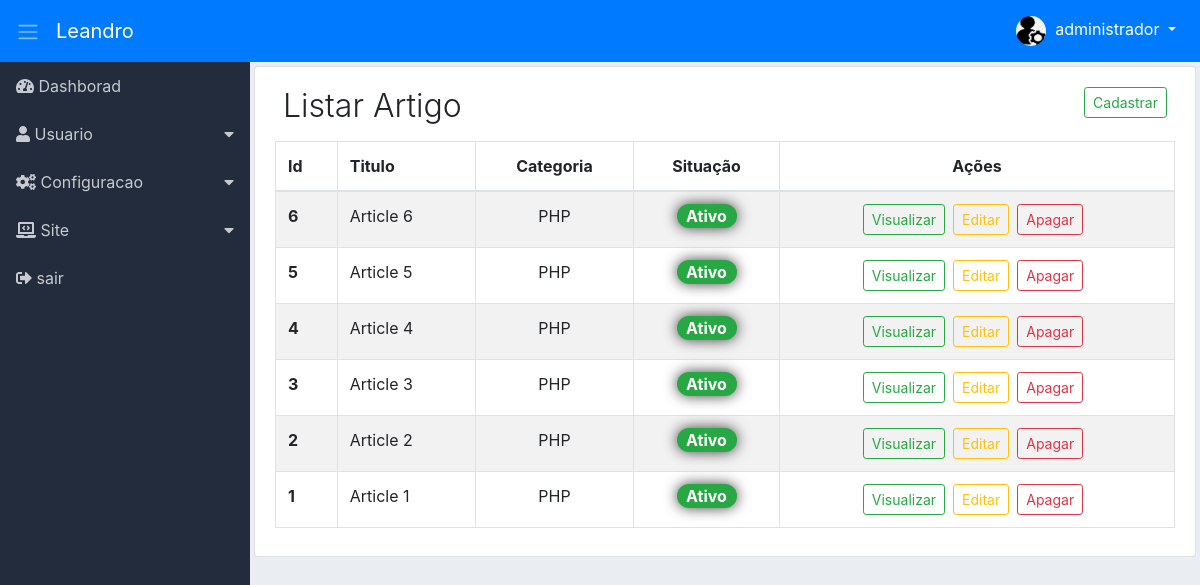
The page /adm/list-article/list-info-article (signed in) on the database its author committed.
### tables this page shows
CREATE TABLE `adms_niveis_acessos_paginas` (
  `id` int(11) NOT NULL,
  `permissao` int(11) NOT NULL,
  `ordem` int(11) NOT NULL,
  `dropdown` int(11) NOT NULL DEFAULT 2,
  `lib_menu` int(11) NOT NULL DEFAULT 2,
  `adms_menu_id` int(11) NOT NULL DEFAULT 4,
  `adms_niveis_acesso_id` int(11) NOT NULL,
  `adms_pagina_id` int(11) NOT NULL,
  `created` datetime NOT NULL,
  `modified` datetime DEFAULT NULL
);

CREATE TABLE `adms_menus` (
  `id` int(11) NOT NULL,
  `nome` varchar(220) NOT NULL,
  `icone` varchar(40) NOT NULL,
  `ordem` int(11) NOT NULL,
  `adms_situacao_id` int(11) NOT NULL,
  `created` datetime NOT NULL,
  `modified` datetime DEFAULT NULL
);

CREATE TABLE `sts_artigos` (
  `id` int(11) NOT NULL,
  `titulo` varchar(220) NOT NULL,
  `descricao` text NOT NULL,
  `conteudo` text NOT NULL,
  `imagem` varchar(220) NOT NULL,
  `slug` varchar(220) NOT NULL,
  `keywords` varchar(220) NOT NULL,
  `description` varchar(220) NOT NULL,
  `author` varchar(50) NOT NULL,
  `resumo_publico` text NOT NULL,
  `qnt_acesso` int(11) NOT NULL DEFAULT 0,
  `sts_robot_id` int(11) NOT NULL,
  `adms_usuario_id` int(11) NOT NULL,
  `adms_sit_id` int(11) NOT NULL,
  `sts_tps_artigo_id` int(11) NOT NULL,
  `sts_cats_artigo_id` int(11) NOT NULL,
  `created` datetime NOT NULL,
  `modified` datetime DEFAULT NULL
);

CREATE TABLE `sts_cats_artigos` (
  `id` int(11) NOT NULL,
  `nome` varchar(220) NOT NULL,
  `sts_situacoe_id` int(11) NOT NULL,
  `created` datetime NOT NULL,
  `modified` datetime DEFAULT NULL
);

CREATE TABLE `adms_situacao` (
  `id` int(11) NOT NULL,
  `nome` varchar(40) NOT NULL,
  `adms_cor_id` int(11) NOT NULL,
  `created` datetime NOT NULL,
  `modified` datetime DEFAULT NULL
);

### adm/module/site/Controllers/ListArticle.php (called while the page is built, shortened)
<?php
class ListArticle
{
    private $dados;
    public function listInfoArticle($pageId = null)
    {
        $this->pageId = (int) $pageId ? $pageId : 1;
        $button = [
            'cadArticle' => [
                'menu_controller' => 'register-new-article',
                'menu_metodo' => 'register-info-article'],
            'viewArticle' => [
                'menu_controller' => 'view-info-article',
                'menu_metodo' => 'detail-info-article'],
            'editArticle' => [
                'menu_controller' => 'edit-article',
                'menu_metodo' => 'edit-info-article'],
            'deleteArticle' => [
                'menu_controller' => 'delete-article',
                'menu_metodo' => 'remove-article'],
            'alterSitArticle' => [
                'menu_controller' => 'modify-sit-article',
                'menu_metodo' => 'alter-sit-article']
        ];
        $listButton = new \Module\administrative\Models\AdmsButton();
        $this->dados['buttonsArticle'] = $listButton->validateButton($button);
        $listMenu = new \Module\administrative\Models\AdmsMenu();
        $this->dados['menu'] = $listMenu->itemMenu();
        $listArticle = new \Module\site\Models\StsListArticle();
        $this->dados['listArticle'] = $listArticle->listArticle($this->pageId);
        $this->dados['pagination'] = $listArticle->getResultPg();
        $loadView = new \Config\ConfigView(
                "site/Views/article/listArticle",
                $this->dados
        );
        $loadView->renderView();
    }
}

### adm/module/administrative/Models/helper/AdmsRead.php (called while the page is built, shortened)
<?php
class AdmsRead extends AdmsConn
{
    private $select;
    private $values;
    private $result;
    private $query;
    function getResult()
    {
        return $this->result;
    }
    public function fullRead($query, $parseString = null)
    {
        $this->select = (string) $query;
        if (!empty($parseString)) {
            parse_str($parseString, $this->values);
        }
        $this->exeInstruction();
    }
    private function exeInstruction()
    {
        $this->conection();
        try {
            $this->getInstruction();
            $this->query->execute();
            $this->result = $this->query->fetchAll();
        } catch (Exception $exc) {
            $this->result = null;
        }
    }
    private function conection()
    {
        $this->conn = parent::getConn();
        $this->query = $this->conn->prepare($this->select);
        $this->query->setFetchMode(PDO::FETCH_ASSOC);
    }
    private function getInstruction()
    {
        if ($this->values) {
            foreach ($this->values as $Link => $Valor) {
                if ($Link == 'limit' || $Link == 'offset') {
                    $Valor = (int) $Valor;
                }
                $this->query->bindValue(":{$Link}", $Valor,
                        (is_int($Valor) ? PDO::PARAM_INT : PDO::PARAM_STR));
            }
        }
    }
}

### adm/module/administrative/Models/helper/AdmsConn.php (called while the page is built, shortened)
<?php
class AdmsConn
{
    public static $host = HOST;
    public static $Uuser = USER;
    public static $pass = PASS;
    public static $dbname = DBNAME;
    private static $connect = null;
    private static function connect()
    {
        try {
            if (self::$connect == null) {
                self::$connect = new PDO('mysql:host=' .self::$host . ';dbname='
                . self::$dbname, self::$Uuser, self::$pass);
            }
        } catch (Exception $exc) {
            echo 'mensagem: ' . $exc->getMessage();
            die;
        }
        return self::$connect;
    }
    public function getConn()
    {
        return self::connect();
    }
}

### adm/module/administrative/Models/AdmsMenu.php (called while the page is built, shortened)
<?php
class AdmsMenu
{
    public function itemMenu()
    {
        $listMenu = new \Module\administrative\Models\helper\AdmsRead();
        $listMenu->fullRead(
                "SELECT
                    nivpg.dropdown,
                    men.id id_menu,
                    men.nome nome_menu,
                    men.icone icone_menu,
                    pg.id id_pg,
                    pg.menu_controller pg_controller,
                    pg.menu_metodo pg_metodo,
                    pg.nome_pagina pg_nome,
                    pg.icone pg_icon
                FROM
                    adms_niveis_acessos_paginas nivpg
                INNER JOIN
                    adms_menus men
                    ON men.id = nivpg.adms_menu_id
                INNER JOIN
                    adms_paginas pg
                    ON pg.id = nivpg.adms_pagina_id
                WHERE
                    nivpg.adms_niveis_acesso_id =:adms_niveis_acesso_id
                    AND nivpg.permissao =:permissao
                    AND nivpg.lib_menu =:lib_menu
                ORDER BY
                    men.ordem, nivpg.ordem ASC",
                "adms_niveis_acesso_id=" . $_SESSION['userAccessLevel'] . "&permissao=1&lib_menu=1");
        $this->result = $listMenu->getResult();
        return $this->result;
    }
}

### adm/module/site/Models/StsListArticle.php (called while the page is built, shortened)
<?php
class StsListArticle
{
    private $limitResult = 10;
    public function listArticle($pageId = null)
    {
        $pagination = new \Module\administrative\Models\helper\AdmsPagination(
                URLADM . 'list-article/list-info-article');
        $pagination->condition($pageId, $this->limitResult);
        $pagination->pagination("SELECT COUNT(id) numResult FROM sts_artigos");
        $listArticle = new \Module\administrative\Models\helper\AdmsRead();
        $listArticle->fullRead(
                "SELECT
                    art.id, art.titulo,
                    cat.nome nomeCat,
                    sit.nome nomeSit,
                    col.cor color
                FROM
                    sts_artigos art
                INNER JOIN
                    sts_cats_artigos cat
                    ON cat.id = art.sts_cats_artigo_id
                INNER JOIN
                    adms_situacao sit
                    ON sit.id = art.adms_sit_id
                INNER JOIN
                    adms_cors col
                    ON col.id = sit.adms_cor_id
                ORDER BY art.id DESC
                LIMIT :limit
                OFFSET :offset",
                "limit={$this->limitResult}&offset={$pagination->getOffSet()}");
        $this->result = $listArticle->getResult();
        return $this->result;
    }
}

### adm/module/administrative/Models/helper/AdmsPagination.php (called while the page is built, shortened)
<?php
class AdmsPagination
{
    private $limitResult;
    private $offSet;
    private $result;
    function getResult()
    {
        return $this->result;
    }
    function getOffSet()
    {
        return $this->offSet;
    }
    public function condition($page, $limitResult)
    {
        $this->page = (int) $page ? $page : 1;
        $this->limitResult = (int) $limitResult;
        $this->offSet = ($this->page * $this->limitResult) - $this->limitResult;
    }
    public function pagination($query, $parseString = null)
    {
        $this->query = (string) $query;
        $this->parseString = (string) $parseString;
        $count = new \Module\administrative\Models\helper\AdmsRead();
        $count->fullRead($this->query, $this->parseString);
        $this->resultDb = $count->getResult();
        if ($this->resultDb[0]['numResult'] > $this->limitResult) {
            $this->instructionPagination();
        } else {
            $this->result = null;
        }
    }
}

### adm/module/site/Views/article/listArticle.php (the view, shortened to what this page needs)
<div class="content p-1">
    <div class="list-group-item">
        <div class="d-flex">
            <div class="mr-auto p-2">
                <h2 class="display-4 titulo">Listar Artigo</h2>
            </div>
            <?php
            if ($this->dados['buttonsArticle']['cadArticle']) {
                echo "<a href='" . URLADM . "register-new-article/register-info-article'>
                    <div class='p-2'>
                        <button class='btn btn-outline-success btn-sm'>Cadastrar</button>
                    </div>
                </a>";
            }
            ?>
        </div>
        <div class="table-responsive">
            <table class="table table-hover table-striped table-bordered">
                <thead>
                    <tr>
                        <th>Id</th>
                        <th>Titulo</th>
                        <th class="d-none d-sm-table-cell text-center">Categoria</th>
                        <th class="d-none d-sm-table-cell text-center">Situação</th>
                        <th class="text-center">Ações</th>
                    </tr>
                </thead>
                <tbody>
                    <?php
                    foreach ($this->dados['listArticle'] as $article) {
                        extract($article);
                        ?>
                        <tr>
                            <th><?php echo $id; ?></th>
                            <td><?php echo $titulo; ?></td>
                            <td class="d-none d-sm-table-cell text-center">
                                <?php echo $nomeCat; ?>
                            </td>
                            <td class="d-none d-sm-table-cell text-center">
                                <?php
                                if ($this->dados['buttonsArticle']['alterSitArticle']) {
                                    echo "<a href='"
                                        . URLADM
                                        . "modify-sit-article/alter-sit-article/$id'>
                                            <span class='badge badge-pill badge-$color'>$nomeSit</span>
                                          </a>";
                                } else {
                                    echo "<span class='badge badge-pill badge-$color'>$nomeSit</span>";
                                }
                                ?>
                            </td>
                            <td class="text-center">
                                <span class="d-none d-md-block">
                                    <?php
                                    if ($this->dados['buttonsArticle']['viewArticle']) {
                                        echo "<a href='" . URLADM . "view-info-article/detail-info-article/$id'
                                            class='btn btn-outline-success btn-sm mr-2'>Visualizar
                                         </a>";
                                    }
                                    if ($this->dados['buttonsArticle']['editArticle']) {
                                        echo "<a href='" . URLADM . "edit-article/edit-info-article/$id'
                                            class='btn btn-outline-warning btn-sm mr-2'>Editar
                                         </a>";
                                    }
                                    if ($this->dados['buttonsArticle']['deleteArticle']) {
                                        echo "<a href='" . URLADM . "delete-article/remove-article/$id'
                                            class='btn btn-outline-danger btn-sm mr-2'
                                            data-confirm='Tem certeza que deseja apagar artigo ?'>
                                             Apagar
                                         </a>";
                                    }
                                    ?>
                                </span>
                            </td>
                        </tr>
                        <?php
                    }
                    ?>
                </tbody>
            </table>
        </div>
    </div>
</div>

### adm/module/administrative/Views/include/sidebar.php (shortened to what this page needs)
<div class="d-flex bd-highlight">
<nav class="sidebar">
    <ul class="list-unstyled">
        <?php
        $contDropdown = 0;
        $controDropFech = 0;
        foreach ($this->dados['menu'] as $menu) {
            extract($menu);
            if ($dropdown == 1) {
                if ($contDropdown != $id_menu) {
                    if (($controDropFech == 1) && ($contDropdown != 0)) {
                        echo "</ul></li>";
                        $controDropFech = 0;
                    }
                    echo "<li>
                        <a href='#submenu" . $id_menu . "' data-toggle='collapse'>
                            <i class='" . $icone_menu . "'></i> " . $nome_menu . "
                        </a>
                        <ul class='list-unstyled collapse' id='submenu" . $id_menu . "'>";
                    $contDropdown = $id_menu;
                }
                $controDropFech = 1;
            } else {
                if ($controDropFech == 1) {
                    echo "</ul></li>";
                    $controDropFech = 0;
                }
                echo "<li>
                        <a href='" . URLADM . $pg_controller . "/" . $pg_metodo . "'>
                        <i class='" . $icone_menu . "'></i> " . $nome_menu . "</a>
                    </li>";
            }
        }
        ?>
    </ul>
</nav>

### adm/assets/css/dashboard.css (style rules this page uses)
body { background-color: #EAEEF3; }
.sidebar { background-color: #222C3C; min-width: 250px; max-width: 250px; min-height: calc(100vh - 56px); transition: all 0.3s; }
.sidebar ul li a { display: block; padding: 0.75rem 1rem; color: #C7CACE; text-decoration: none; }
.sidebar [data-toggle="collapse"] { position: relative; }
.sidebar [data-toggle="collapse"]:before { content: "\f0d7"; font-family: "Font Awesome 5 Free"; font-weight: 900; position: absolute; right: 1rem; }
.content { width: 100%; }
.titulo { font-size: 2.0rem !important; }
.badge { box-shadow: 0 0 14px 0 rgba(0, 0, 0, 0.75); font-size: 16px !important; }

### rows shown on the page
adms_niveis_acessos_paginas: adms_menu.nome "Dashborad"
adms_niveis_acessos_paginas: adms_menu.nome "Usuario"
adms_niveis_acessos_paginas: adms_menu.nome "Configuracao"
adms_niveis_acessos_paginas: adms_menu.nome "Site"
adms_niveis_acessos_paginas: adms_menu.nome "sair"
sts_artigos: id "6", titulo "Article 6", sts_cats_artigo.nome "PHP", adms_situacao.nome "Ativo"
sts_artigos: id "5", titulo "Article 5", sts_cats_artigo.nome "PHP", adms_situacao.nome "Ativo"
sts_artigos: id "4", titulo "Article 4", sts_cats_artigo.nome "PHP", adms_situacao.nome "Ativo"
sts_artigos: id "3", titulo "Article 3", sts_cats_artigo.nome "PHP", adms_situacao.nome "Ativo"
sts_artigos: id "2", titulo "Article 2", sts_cats_artigo.nome "PHP", adms_situacao.nome "Ativo"
sts_artigos: id "1", titulo "Article 1", sts_cats_artigo.nome "PHP", adms_situacao.nome "Ativo"

### other values the page prints
$nomeUser[0] "administrador"
